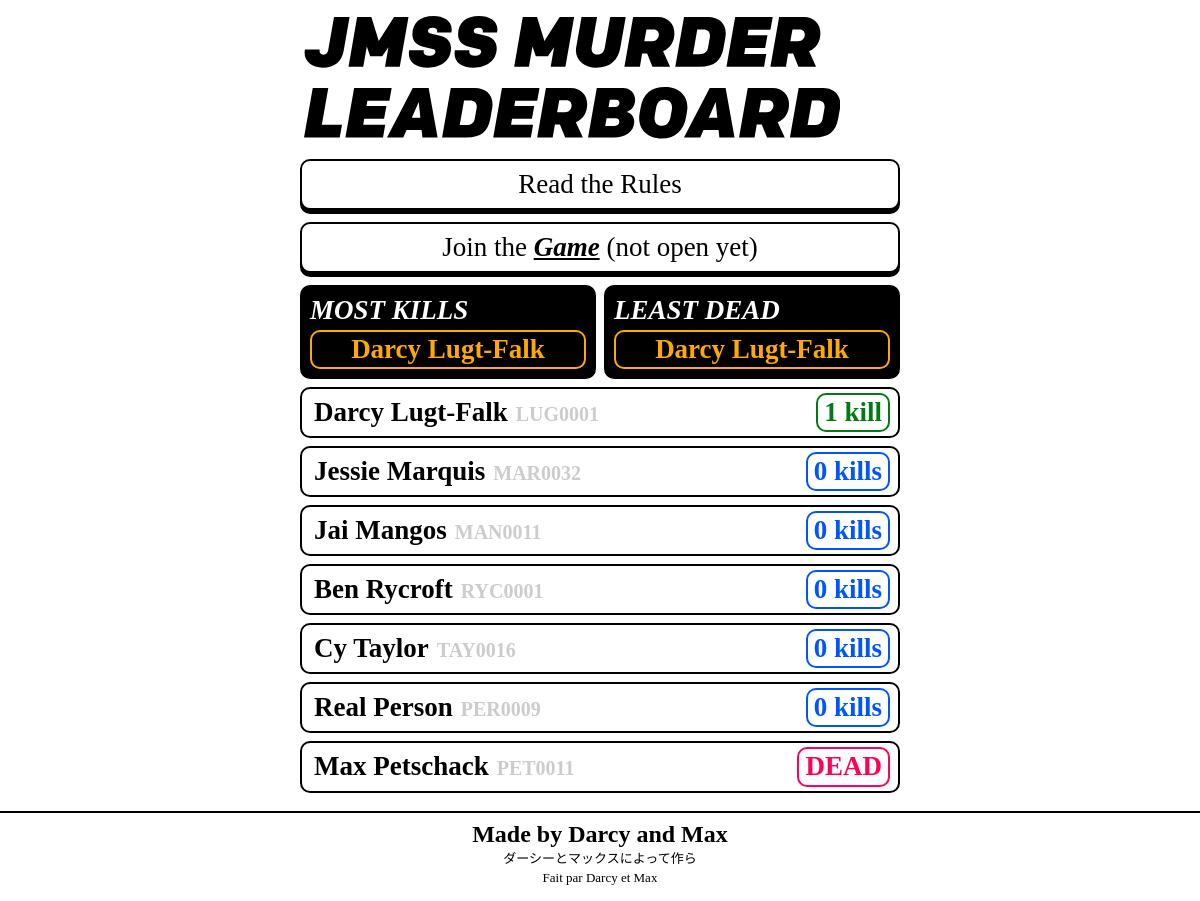
The page / on the database its author committed.
### tables this page shows
CREATE TABLE "players" (
	`code`	TEXT,
	`kills`	INTEGER,
	`alive`	INTEGER,
	`name`	TEXT
);

### main.py (the view)
@app.route('/')
def main():
    conn = sqlite3.connect('./main.db')
    curs = conn.cursor()
    curs.execute('SELECT * FROM players')
    players = players_sort(curs.fetchall())
    conn.close()
    return render_template('index.html',players=players)

### main.py (called while the page is built)
def players_sort(players):
    living,dead = [],[]
    for x in players:
        if x[2] == 1:
            living.append(x)
        else:
            dead.append(x)
    living.sort(key=lambda x: x[1])
    dead.sort(key=lambda x: x[1])
    return living[::-1]+dead[::-1]

### templates/index.html (shortened to what this page needs)
{% extends "base.html" %}
{% block content %}
	<a href="https://docs.google.com/document/d/11J-Z8qToGyedejeO32e6gcCYji0lLOtfI6vO_ZIahck/edit?usp=sharing" class="">
		<div class="button">
			<span class="button__text button__text--thin">Read the Rules</span>
		</div>
	</a>
	<a href="https://forms.gle/zqRATLuCW3zDNNyC7" class="">
		<div class="button button--sort">
			<span class="button__text button__text--thin">Join the <span class="button__text button__text--var">Game</span> (not open yet)</span>
		</div>
	</a>
	<div class="fukol">
		<div class="fukol-grid">
			{% for player in players %}
			{% if loop.index == 1 %}
			<div class="top-spot">
				<div class="top-spot__container">
					<div class="top-spot-award">
						<span class="top-spot-award__text">
							MOST KILLS
						</span>
					</div>
					<div class="top-spot-user">
						<span class="top-spot-user__text">
							{{player[3]}}
						</span>
					</div>
				</div>
			</div>
			<div class="top-spot">
				<div class="top-spot__container">
					<div class="top-spot-award">
						<span class="top-spot-award__text">
							LEAST DEAD
						</span>
					</div>
					<div class="top-spot-user">
						<span class="top-spot-user__text">
							{{player[3]}}
						</span>
					</div>
				</div>
			</div>
			{%endif%}
			{% endfor %}
		</div>
	</div>
	{% for player in players %}
	<a href="javascript:alert('{{player[3]}} has killed {{player[1]}} {% if player[1] != 1 %}people{% else %}person{% endif %}')">
	<div class="leaderboard-item">
		<div class="leaderboard-item__container">
			<div class="leaderboard-user">
				<span class="leaderboard-user__text">{{player[3]}}</span>
				<span class="leaderboard-user__subtext">{{player[0]}}</span>
			</div>
			<div class="leaderboard-status leaderboard-status--desktop leaderboard-status--{% if loop.index == 1 %}first{% else %}{% if player[2] != 1 %}dead{%else%}not-top {%endif%}{% endif %}">
				<span class="leaderboard-status__text">{% if player[2] != 1 %}DEAD{%else%}{{player[1]}} kill{% if player[1] != 1 %}s{% endif %} {%endif%}</span>
			</div>
		</div>
	</div>
	</a>
{% endfor %}
{% endblock %}

### templates/base.html (shortened to what this page needs)
<!DOCTYPE html>
<html lang="en">
<head>
    <link rel="stylesheet" href="https://cdnjs.cloudflare.com/ajax/libs/normalize/8.0.1/normalize.min.css" type="text/css" media="screen" charset="utf-8" />
	<link rel="stylesheet" href="https://gitcdn.xyz/repo/ehne/6e3aecbf876bd1b84be8c4355f1deba3/raw/b0a68fb5be6078a3a61ef2ec2ce7798b191fecde/SF.css">
    <link href="{{ url_for('static', filename='main.css') }}?q=123" type="text/css" rel="stylesheet">
    <link rel="stylesheet" href="https://cdn.darcylf.me/kube721/dist/css/kube.form.css">
</head>
<body>
    <div class="ui">
        <header class="header">
            <a href="/">
                </a>
            </header>
        {% block content %}{% endblock %}
    </div>
    <footer class="footer">
        <div class="footer__title">Made by Darcy and Max</div>
        <div class="footer__subtitle">ダーシーとマックスによって作ら</div>
        <div class="footer__subtitle footer__subtitle--fr">Fait par Darcy et Max</div>
    </footer>
</body>
</html>

### static/main.css (style rules this page uses)
.ui { max-width: 600px; margin-left: auto; margin-right: auto; padding: 8px; min-height: calc(100vh - 100px); padding-bottom: 10px; }
a { text-decoration: none; color: #000; }
body { font-family: "San Francisco"; font-weight: 600; overflow: auto; }
.leaderboard-item { background: #FFFFFF; border: 2px solid #000000; border-radius: 10px; page-break-after: 8px; margin-bottom: 8px; }
.leaderboard-item__container { display: flex; flex: 1; display: flex; padding-left: 8px; padding-right: 8px; padding-top: 4px; padding-bottom: 4px; }
.leaderboard-user { vertical-align: middle; border: 2px solid #fff; padding: 2px; }
.leaderboard-user__text { font-size: 27px; color: #000000; font-weight: 600; }
.leaderboard-user__subtext { font-size: 20px; color: #ccc; font-weight: 700; margin-left: 4px; }
.leaderboard-status { margin-left: auto; flex: none; border: 2px solid #000; border-radius: 10px; padding: 2px; color: #000; }
.leaderboard-status--first { border: 2px solid #007B14; color: #007B14; }
.leaderboard-status--not-top { border: 2px solid #05f; color: #05f; }
.leaderboard-status--dead { border: 2px solid #f05; color: #f05; }
.leaderboard-status__text { font-size: 27px; text-align: center; padding-left: 4px; padding-right: 4px; font-weight: 800; }
.leaderboard-status--desktop { display: block; }
.button { background: #FFFFFF; border: 2px solid #000000; box-shadow: 0 4px 0 0 #000000; border-radius: 10px; text-align: center; page-break-after: 8px; padding: 8px; margin-bottom: 12px; margin-top: 8px; }
.button__text { font-size: 27px; text-align: center; font-weight: 800; }
.button__text--thin { font-weight: 400; }
.button__text--var { font-style: italic; text-decoration: underline; }
.button--sort { margin-top: 12px; }
.header { padding-top: 8px; padding-bottom: 8px; padding-left: 4px; }
.footer { border-top: 2px solid #000; padding-bottom: 8px; height: 80px; }
.footer__title { padding-top: 8px; font-size: 24px; color: #000000; text-align: center; }
.footer__subtitle { font-size: 13px; color: #000000; text-align: center; font-weight: 300; padding-top: 4px; }
.footer__subtitle--fr { font-size: 13px; font-weight: 400; }
.top-spot { background: #000; border: 2px solid #000000; border-radius: 10px; page-break-after: 8px; margin-bottom: 8px; }
.top-spot__container { padding: 8px; }
.top-spot-award__text { font-size: 27px; font-weight: 800; color: #fff; font-style: italic; }
.top-spot-user { border: 2px solid #fa0; border-radius: 10px; padding: 2px; color: #fa0; text-align: center; margin-top: 4px; }
.top-spot-user__text { font-size: 27px; text-align: center; padding-left: 4px; padding-right: 4px; font-weight: 800; }
.fukol { margin-bottom: 8px; }
.fukol-grid { display: flex; flex-wrap: wrap; margin: -4px; }
.fukol-grid > * { flex: 1 0 13em; margin: 4px; }

### rows shown on the page
players: name "Darcy Lugt-Falk", code "LUG0001", kills "1"
players: name "Jessie Marquis", code "MAR0032", kills "0"
players: name "Jai Mangos", code "MAN0011", kills "0"
players: name "Ben Rycroft", code "RYC0001", kills "0"
players: name "Cy Taylor", code "TAY0016", kills "0"
players: name "Real Person", code "PER0009", kills "0"
players: name "Max Petschack", code "PET0011", alive "DEAD"
